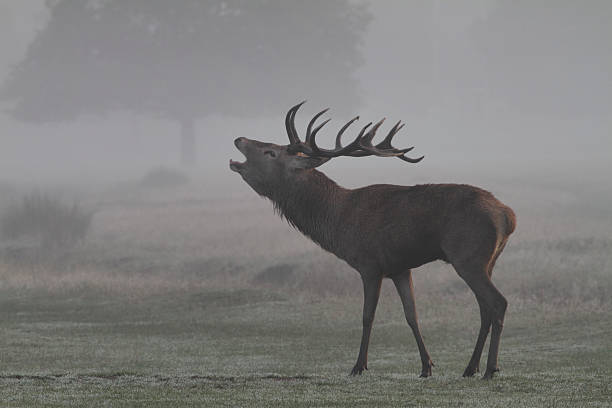
#> input picture Python_İmageprocessing/huso2.jpg, 612 x 408 px
$ python deneme17.py
#> lines starting #> are read from the running program, lines starting #| are printed output that depends on the picture; after the words box and inside, x2 and y2 are one past the last pixel; in counts of white or black regions, pixels touching at a corner belong together

import numpy as np
import matplotlib.pyplot as plt
import cv2
# Load the "pout.tif" image
img = cv2.imread('huso2.jpg',0)
#> img: shape (408, 612); min 18, max 207, mean 125.1

# Set the threshold range for gray level slicing
threshold_low = 80
threshold_high = 200

# Create a binary mask based on the threshold range
mask = np.logical_and(img >= threshold_low, img <= threshold_high)
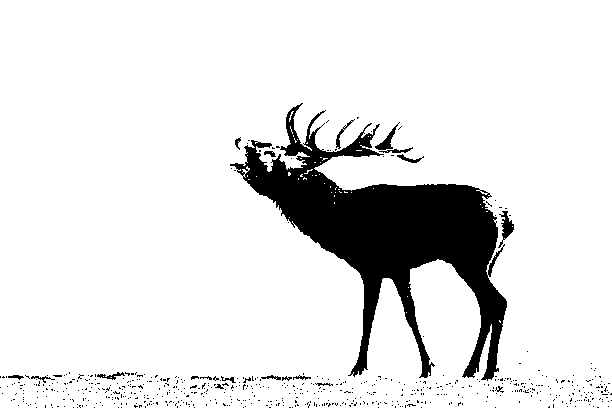
#> mask: shape (408, 612) bool; 89.2% white; 611 black regions (591 under 20 px), largest, box (x1, y1, x2, y2) and area: (230, 103, 507, 381) 24428, (498, 211, 514, 248) 227, (375, 122, 400, 150) 186

# Apply gray level slicing to the image
img_sliced = img.copy()
img_sliced[mask] = 255
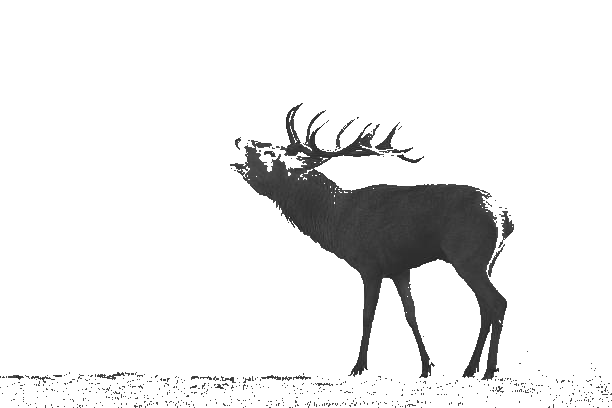
#> img_sliced: shape (408, 612); min 18, max 255, mean 234.1

# Display the original and gray level sliced images
fig, (ax1, ax2) = plt.subplots(1, 2)
ax1.imshow(img, cmap='gray')
ax1.set_title('Original Image')
ax2.imshow(img_sliced, cmap='gray')
ax2.set_title('Gray Level Sliced Image')
plt.show()
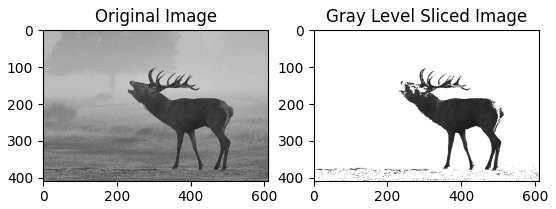
#> figure drawn by matplotlib, 2 panels

$ run again, with Python_İmageprocessing/deneme1.jpg copied over Python_İmageprocessing/huso2.jpg
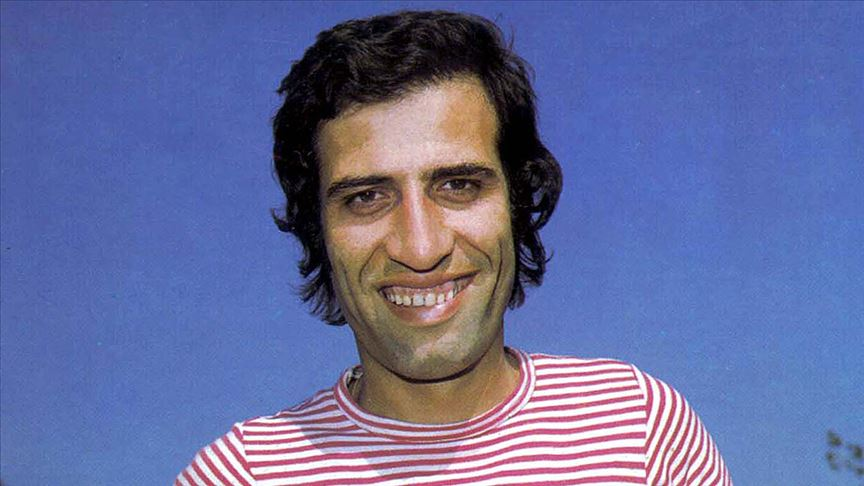
#> input picture Python_İmageprocessing/deneme1.jpg, 864 x 486 px
#> `mask = np.logical_and(img >= threshold_low, img <= threshold_high)`:
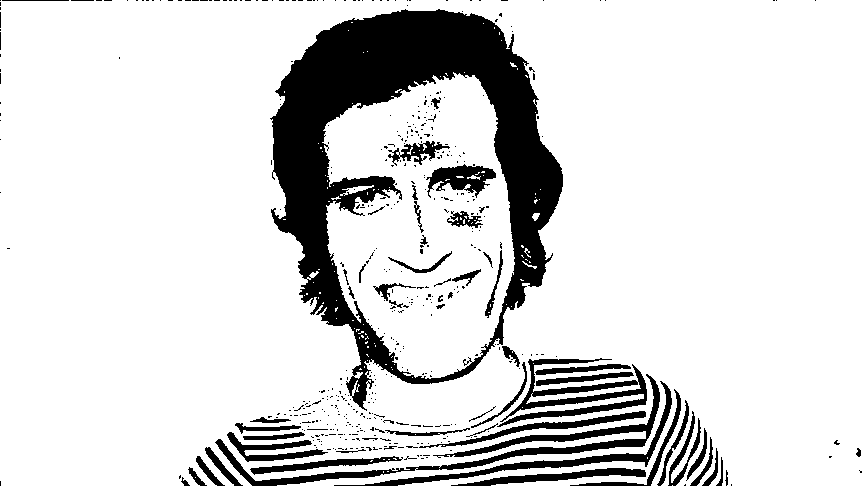
#> mask: shape (486, 864) bool; 85.1% white; 491 black regions (433 under 20 px), largest, box (x1, y1, x2, y2) and area: (270, 9, 563, 411) 39042, (215, 374, 660, 486) 4272, (497, 358, 647, 427) 2774
#> `plt.show()`:
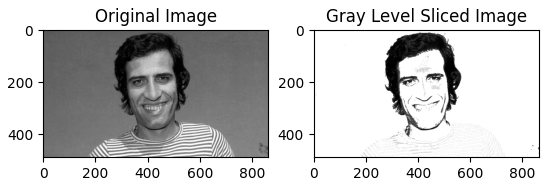
#> figure drawn by matplotlib, 2 panels

$ run again, with Python_İmageprocessing/huso.jpg copied over Python_İmageprocessing/huso2.jpg
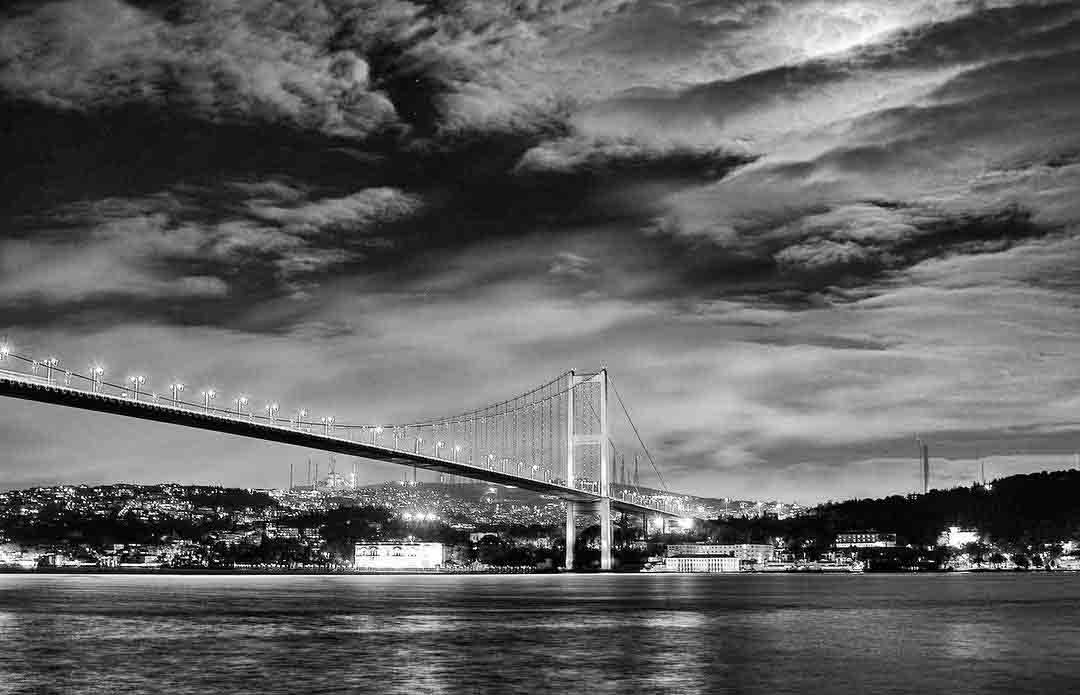
#> input picture Python_İmageprocessing/huso.jpg, 1080 x 695 px
#> img is the input picture: shape (695, 1080); min 0, max 255, mean 98.5
#> `mask = np.logical_and(img >= threshold_low, img <= threshold_high)`:
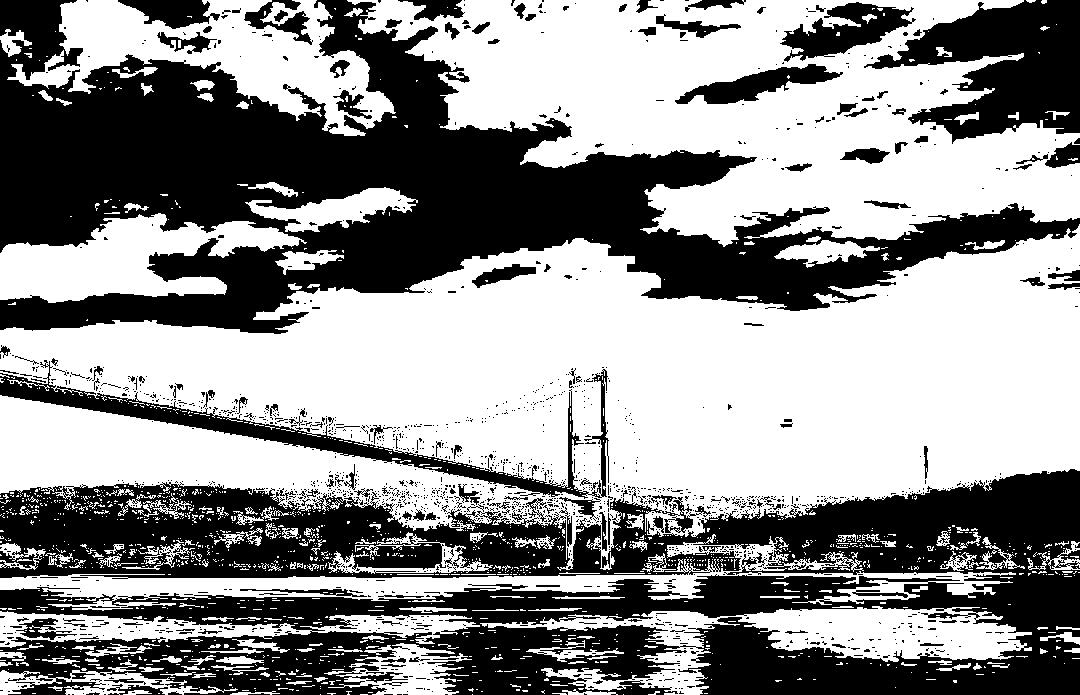
#> mask: shape (695, 1080) bool; 56.1% white; 1695 black regions (1540 under 20 px), largest, box (x1, y1, x2, y2) and area: (0, 469, 1080, 695) 139265, (0, 0, 1080, 334) 136164, (864, 0, 1080, 144) 16981
#> `plt.show()`:
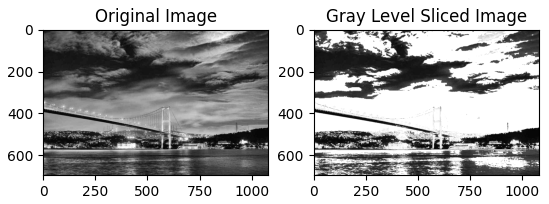
#> figure drawn by matplotlib, 2 panels
